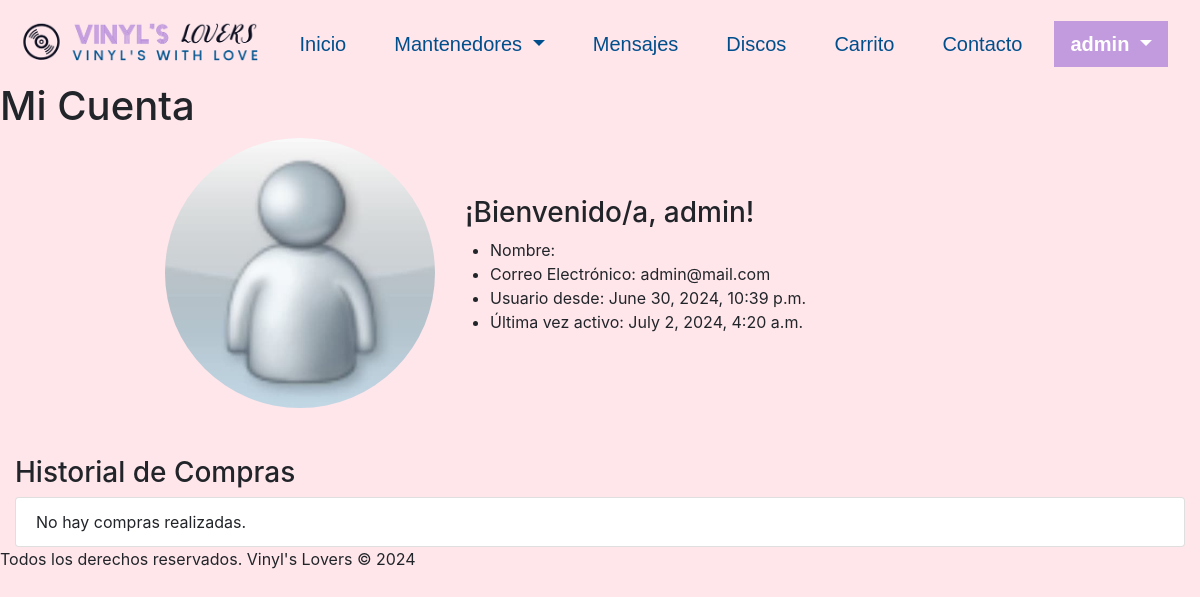
Page /discos/perfil (signed in) on the earlier database version.
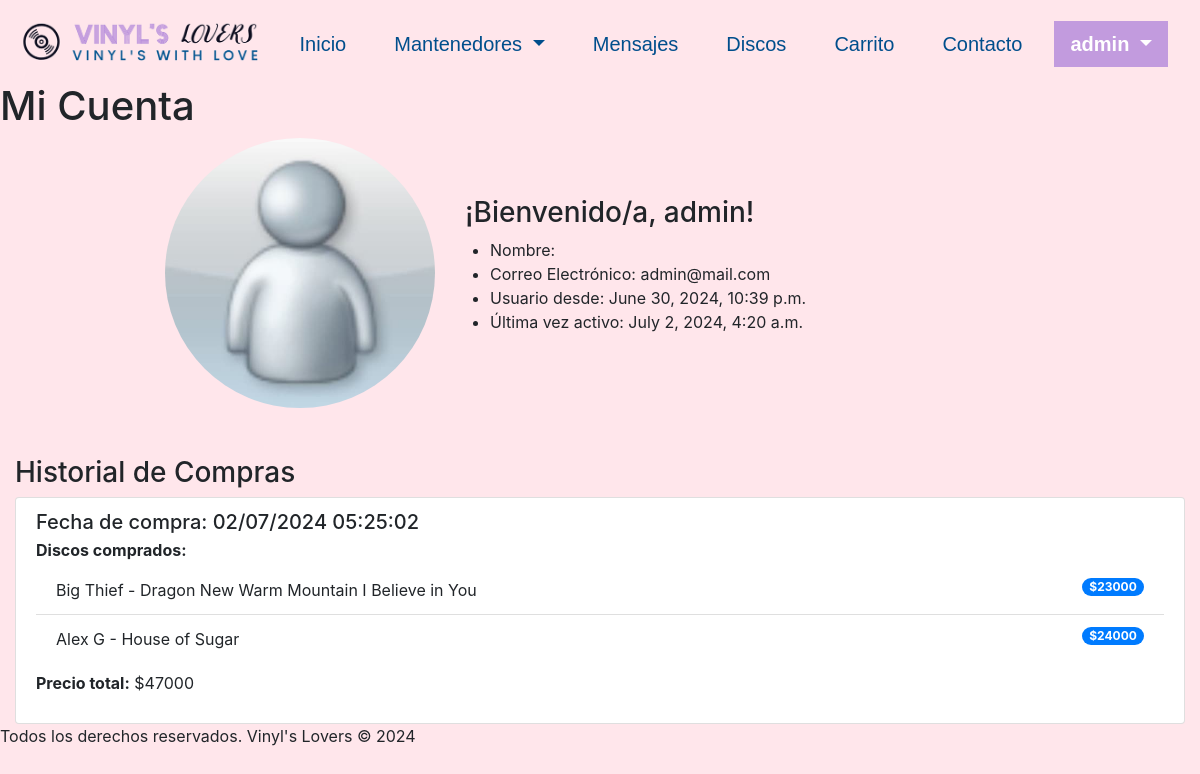
Same page on the later database version.
### discos/models.py (models this page shows, shortened)
class Compra(models.Model):
    id_compra = models.AutoField(db_column='idCompra', primary_key=True)
    id_usuario = models.ForeignKey(User, on_delete=models.SET_NULL, null=True, blank=True, db_column='idUsuario')
    fecha = models.DateTimeField(auto_now_add=True)
    discos = models.ManyToManyField('Album', related_name='compras')
    finalizada = models.BooleanField(default=False, db_column='finalizada')

class Album(models.Model):
    id_album = models.AutoField(db_column='idAlbum', primary_key=True)
    id_artista = models.ForeignKey('Artista',on_delete=models.CASCADE, db_column='idArtista')
    nombre_disco = models.CharField(max_length=100, null=False)
    fecha_lanzamiento = models.DateField(null=False, blank=False)
    precio = models.IntegerField(null=False, blank=False)
    id_formato = models.ForeignKey('Formato',on_delete=models.CASCADE, db_column='idFormato')
    id_genero = models.ForeignKey('Genero',on_delete=models.CASCADE, db_column='idGenero')
    portada = models.ImageField(upload_to="media/", default=None)
    class Meta:
        unique_together = [['id_artista', 'nombre_disco', 'fecha_lanzamiento', 'precio', 'id_formato', 'id_genero']]

class Artista(models.Model):
    id_artista = models.AutoField(db_column='idArtista', primary_key=True)
    nombre_artista = models.CharField(max_length=100, null=False, blank=False)
    pais = models.CharField(max_length=30, null=False, blank=False)
    biografia = models.TextField(null=True, blank=True)
    class Meta:
        unique_together = [['nombre_artista', 'pais']]

### discos/views.py (the view)
# urls.py: path('perfil', views.perfil, name='perfil')
@login_required
def perfil(request):
    user = request.user
    compras = Compra.objects.filter(id_usuario=user, finalizada=True).order_by('-fecha')
    for compra in compras:
        total_price = compra.discos.aggregate(total=Sum('precio'))['total']
        compra.total_price = total_price if total_price else 0  # Añadir el precio total como atributo a la compra
    context = {
        'clase': 'perfil',
        'compras': compras,
    }
    return render(request, 'discos/perfil.html', context)

### discos/templates/discos/perfil.html
{% extends "discos/base.html" %}
{% load static %}
{% block content %}
<h1>Mi Cuenta</h1>
<div class="container-fluid inicioUsuario" style="height: 100%;">
    <div class="row justify-content-center align-items-center">
        <div class="col-md-4 col-lg-3 mb-5">
            <img src="{% static 'img/usuario.jpg' %}" alt="usuario" class="img-fluid rounded-circle">
        </div>
        <div class="col-md-8 col-lg-6 mb-5">
            <h3>¡Bienvenido/a, {{ user.username }}!</h3>
            <div class="infoUsuario">
                <div class="row">
                    <ul>
                        <li>Nombre: {{ user.get_full_name }}</li>
                        <li>Correo Electrónico: {{ user.email }}</li>
                        <li>Usuario desde: {{ user.date_joined }}</li>
                        <li>Última vez activo: {{ user.last_login }}</li>
                    </ul>
                </div>
            </div>
        </div>
    </div>
    <div class="row">
        <div class="col-md-12">
            <h3>Historial de Compras</h3>
            <div class="list-group">
                {% if compras %}
                {% for compra in compras %}
                <div class="list-group-item">
                    <h5 class="mb-1">Fecha de compra: {{ compra.fecha|date:"d/m/Y H:i:s" }}</h5>
                    <p class="mb-1"><strong>Discos comprados:</strong></p>
                    <ul class="list-group list-group-flush">
                        {% for disco in compra.discos.all %}
                        <li class="list-group-item">
                            {{ disco.id_artista.nombre_artista }} - {{ disco.nombre_disco }}
                            <span class="badge badge-primary badge-pill float-right">${{ disco.precio }}</span>
                        </li>
                        {% endfor %}
                    </ul>
                    <p class="mt-2"><strong>Precio total:</strong> ${{ compra.total_price }}</p>
                </div>
                {% endfor %}
                {% else %}
                <div class="list-group-item">No hay compras realizadas.</div>
                {% endif %}
            </div>
        </div>
    </div>
</div>
{% endblock %}

Differences in the rows shown:
added Compra: fecha "02/07/2024 05:25:02", total_price "47000"
now on this page (row unchanged): Album: id_artista.nombre_artista "Big Thief", nombre_disco "Dragon New Warm Mountain I Believe in You", precio "23000"
now on this page (row unchanged): Album: id_artista.nombre_artista "Alex G", nombre_disco "House of Sugar", precio "24000"
Other differences:
text no longer shown: "No hay compras realizadas."
